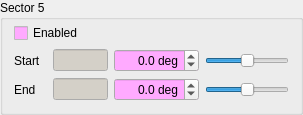
           <widget class="QGroupBox" name="groupSector5">
            <property name="palette">
             <palette>
              <active>
               <colorrole role="Base">
                <brush brushstyle="SolidPattern">
                 <color alpha="255">
                  <red>255</red>
                  <green>170</green>
                  <blue>255</blue>
                 </color>
                </brush>
               </colorrole>
              </active>
              <inactive>
               <colorrole role="Base">
                <brush brushstyle="SolidPattern">
                 <color alpha="255">
                  <red>255</red>
                  <green>170</green>
                  <blue>255</blue>
                 </color>
                </brush>
               </colorrole>
              </inactive>
              <disabled>
               <colorrole role="Base">
                <brush brushstyle="SolidPattern">
                 <color alpha="255">
                  <red>212</red>
                  <green>208</green>
                  <blue>200</blue>
                 </color>
                </brush>
               </colorrole>
              </disabled>
             </palette>
            </property>
            <property name="title">
             <string>Sector 5</string>
            </property>
            <layout class="QGridLayout" name="layoutGuard1Setup_5">
             <property name="topMargin">
              <number>3</number>
             </property>
             <property name="verticalSpacing">
              <number>6</number>
             </property>
             <item row="1" column="1">
              <widget class="QLabel" name="labelSector5Start">
               <property name="text">
                <string>Start</string>
               </property>
              </widget>
             </item>
             <item row="1" column="3">
              <widget class="QLineEdit" name="editSector5Start">
               <property name="enabled">
                <bool>false</bool>
               </property>
               <property name="sizePolicy">
                <sizepolicy hsizetype="MinimumExpanding" vsizetype="Fixed">
                 <horstretch>0</horstretch>
                 <verstretch>0</verstretch>
                </sizepolicy>
               </property>
               <property name="minimumSize">
                <size>
                 <width>0</width>
                 <height>20</height>
                </size>
               </property>
               <property name="maximumSize">
                <size>
                 <width>55</width>
                 <height>16777215</height>
                </size>
               </property>
               <property name="alignment">
                <set>Qt::AlignRight|Qt::AlignTrailing|Qt::AlignVCenter</set>
               </property>
               <property name="readOnly">
                <bool>true</bool>
               </property>
              </widget>
             </item>
             <item row="1" column="4">
              <widget class="QDoubleSpinBox" name="spinSector5Start">
               <property name="minimumSize">
                <size>
                 <width>85</width>
                 <height>0</height>
                </size>
               </property>
               <property name="alignment">
                <set>Qt::AlignRight|Qt::AlignTrailing|Qt::AlignVCenter</set>
               </property>
               <property name="suffix">
                <string> deg</string>
               </property>
               <property name="decimals">
                <number>1</number>
               </property>
               <property name="minimum">
                <double>-360.000000000000000</double>
               </property>
               <property name="maximum">
                <double>360.000000000000000</double>
               </property>
               <property name="singleStep">
                <double>0.100000000000000</double>
               </property>
              </widget>
             </item>
             <item row="1" column="5">
              <widget class="QSlider" name="sliderSector5Start">
               <property name="minimum">
                <number>-360</number>
               </property>
               <property name="maximum">
                <number>360</number>
               </property>
               <property name="orientation">
                <enum>Qt::Horizontal</enum>
               </property>
              </widget>
             </item>
             <item row="4" column="1">
              <widget class="QLabel" name="labelSector5End">
               <property name="text">
                <string>End</string>
               </property>
              </widget>
             </item>
             <item row="4" column="3">
              <widget class="QLineEdit" name="editSector5End">
               <property name="enabled">
                <bool>false</bool>
               </property>
               <property name="sizePolicy">
                <sizepolicy hsizetype="MinimumExpanding" vsizetype="Fixed">
                 <horstretch>0</horstretch>
                 <verstretch>0</verstretch>
                </sizepolicy>
               </property>
               <property name="minimumSize">
                <size>
                 <width>0</width>
                 <height>20</height>
                </size>
               </property>
               <property name="maximumSize">
                <size>
                 <width>55</width>
                 <height>16777215</height>
                </size>
               </property>
               <property name="alignment">
                <set>Qt::AlignRight|Qt::AlignTrailing|Qt::AlignVCenter</set>
               </property>
               <property name="readOnly">
                <bool>true</bool>
               </property>
              </widget>
             </item>
             <item row="4" column="4">
              <widget class="QDoubleSpinBox" name="spinSector5End">
               <property name="minimumSize">
                <size>
                 <width>85</width>
                 <height>0</height>
                </size>
               </property>
               <property name="alignment">
                <set>Qt::AlignRight|Qt::AlignTrailing|Qt::AlignVCenter</set>
               </property>
               <property name="suffix">
                <string> deg</string>
               </property>
               <property name="decimals">
                <number>1</number>
               </property>
               <property name="minimum">
                <double>-360.000000000000000</double>
               </property>
               <property name="maximum">
                <double>360.000000000000000</double>
               </property>
               <property name="singleStep">
                <double>0.100000000000000</double>
               </property>
              </widget>
             </item>
             <item row="4" column="5">
              <widget class="QSlider" name="sliderSector5End">
               <property name="minimum">
                <number>-360</number>
               </property>
               <property name="maximum">
                <number>360</number>
               </property>
               <property name="orientation">
                <enum>Qt::Horizontal</enum>
               </property>
              </widget>
             </item>
             <item row="0" column="1" colspan="3">
              <widget class="QCheckBox" name="checkSector5Enabled">
               <property name="text">
                <string>Enabled</string>
               </property>
              </widget>
             </item>
            </layout>
           </widget>
